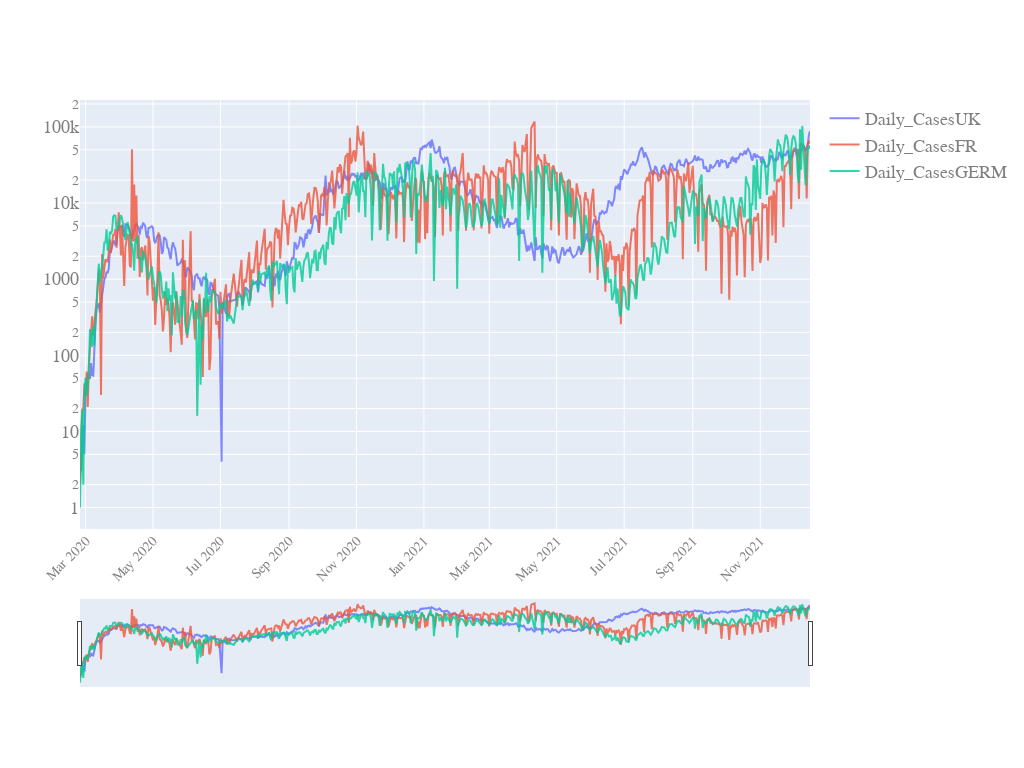

Here is the notebook cell this chart was saved with:
### Code cell
quick_plot(df_analyse.date,
          df_analyse.iloc[:,1:],
          y_scale='linear',
          slider = True)

### Figure 1 — Plotly figure (JSON) as saved in the notebook; plotly's stock layout.template omitted (floating-point values rounded to 4 significant figures; data arrays with more than 128 entries replaced by an {"elided": "..."} marker saying what was removed)
{"data": [{"name": "Daily_CasesUK", "opacity": 0.8, "type": "scatter", "x": {"elided": "615 str values"}, "y": {"elided": "615 int values"}}, {"name": "Daily_CasesFR", "opacity": 0.8, "type": "scatter", "x": {"elided": "615 str values"}, "y": {"elided": "615 int values"}}, {"name": "Daily_CasesGERM", "opacity": 0.8, "type": "scatter", "x": {"elided": "615 str values"}, "y": {"elided": "615 int values"}}], "layout": {"autosize": true, "font": {"color": "#7f7f7f", "family": "PT Sans, monospace", "size": 18}, "height": 768, "width": 1024, "xaxis": {"nticks": 20, "rangeslider": {"visible": true}, "tickangle": -45, "tickfont": {"color": "#7f7f7f", "size": 14}}, "yaxis": {"type": "log"}}}
